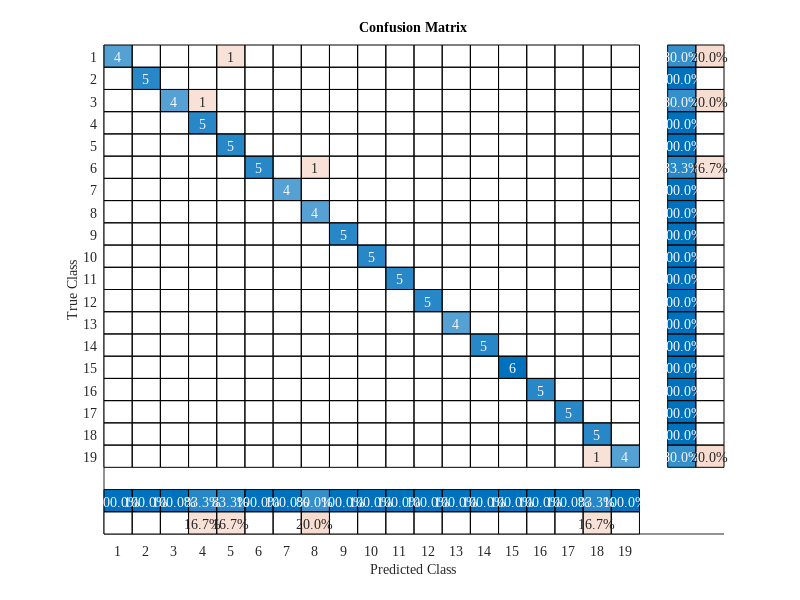

The MATLAB script that drew this image:
% Sample 19x19 confusion matrix
confusionMatrix = [
    4, 0, 0, 0, 1, 0, 0, 0, 0, 0, 0, 0, 0, 0, 0, 0, 0, 0, 0;
    0, 5, 0, 0, 0, 0, 0, 0, 0, 0, 0, 0, 0, 0, 0, 0, 0, 0, 0;
    0, 0, 4, 1, 0, 0, 0, 0, 0, 0, 0, 0, 0, 0, 0, 0, 0, 0, 0;
    0, 0, 0, 5, 0, 0, 0, 0, 0, 0, 0, 0, 0, 0, 0, 0, 0, 0, 0;
    0, 0, 0, 0, 5, 0, 0, 0, 0, 0, 0, 0, 0, 0, 0, 0, 0, 0, 0;
    0, 0, 0, 0, 0, 5, 0, 1, 0, 0, 0, 0, 0, 0, 0, 0, 0, 0, 0;
    0, 0, 0, 0, 0, 0, 4, 0, 0, 0, 0, 0, 0, 0, 0, 0, 0, 0, 0;
    0, 0, 0, 0, 0, 0, 0, 4, 0, 0, 0, 0, 0, 0, 0, 0, 0, 0, 0;
    0, 0, 0, 0, 0, 0, 0, 0, 5, 0, 0, 0, 0, 0, 0, 0, 0, 0, 0;
    0, 0, 0, 0, 0, 0, 0, 0, 0, 5, 0, 0, 0, 0, 0, 0, 0, 0, 0;
    0, 0, 0, 0, 0, 0, 0, 0, 0, 0, 5, 0, 0, 0, 0, 0, 0, 0, 0;
    0, 0, 0, 0, 0, 0, 0, 0, 0, 0, 0, 5, 0, 0, 0, 0, 0, 0, 0;
    0, 0, 0, 0, 0, 0, 0, 0, 0, 0, 0, 0, 4, 0, 0, 0, 0, 0, 0;
    0, 0, 0, 0, 0, 0, 0, 0, 0, 0, 0, 0, 0, 5, 0, 0, 0, 0, 0;
    0, 0, 0, 0, 0, 0, 0, 0, 0, 0, 0, 0, 0, 0, 6, 0, 0, 0, 0;
    0, 0, 0, 0, 0, 0, 0, 0, 0, 0, 0, 0, 0, 0, 0, 5, 0, 0, 0;
    0, 0, 0, 0, 0, 0, 0, 0, 0, 0, 0, 0, 0, 0, 0, 0, 5, 0, 0;
    0, 0, 0, 0, 0, 0, 0, 0, 0, 0, 0, 0, 0, 0, 0, 0, 0, 5, 0;
    0, 0, 0, 0, 0, 0, 0, 0, 0, 0, 0, 0, 0, 0, 0, 0, 0, 1, 4;
    % ... (continue providing values for the remaining rows)
];

% Create a confusion chart
confusionChart = confusionchart(confusionMatrix, 'RowSummary', 'row-normalized');

% Customize the chart if needed
confusionChart.Title = 'Confusion Matrix';
confusionChart.ColumnSummary = 'column-normalized';

% Set the font type to Times New Roman
confusionChart.FontName = 'Times New Roman';

% Save the figure as a PDF
saveas(gcf, 'confusion_matrix_chart.pdf');